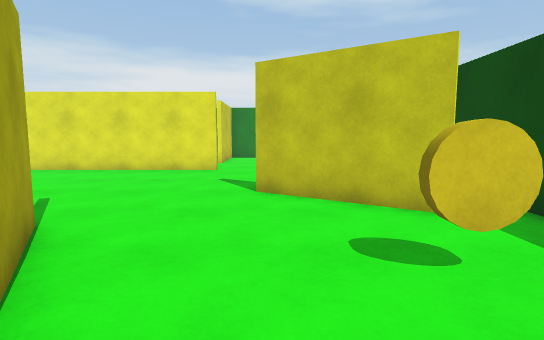
[1] (above)

16 first-person views from a walk through a 3-D level made in the Unity game engine. The camera is 1.3 m above the floor, tilts 6° down and sees 80° across. The floor is counted in squares, 1 m on a side. Each view is taken from the middle of a square. On the plan, view 1 faces up. The plan holds only what a view shows up to about 14 squares ahead; the rest is blank. The player is left out.

[2]
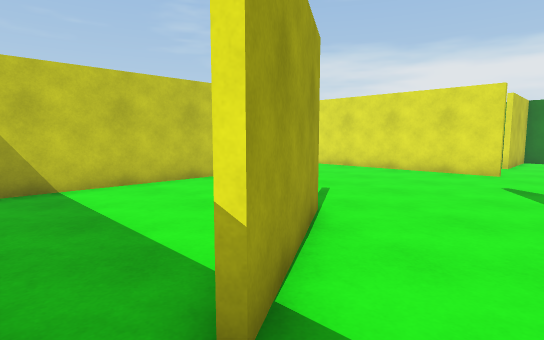

[3]
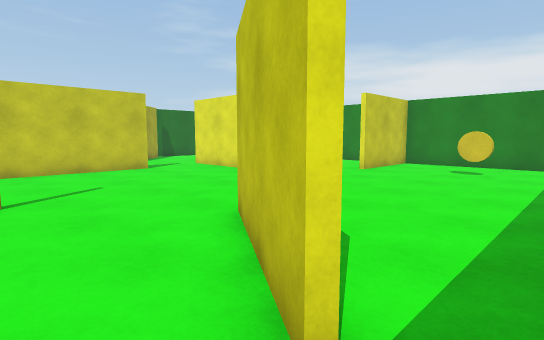

[4]
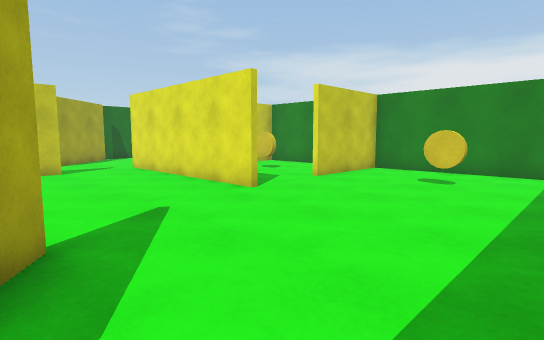

[5]
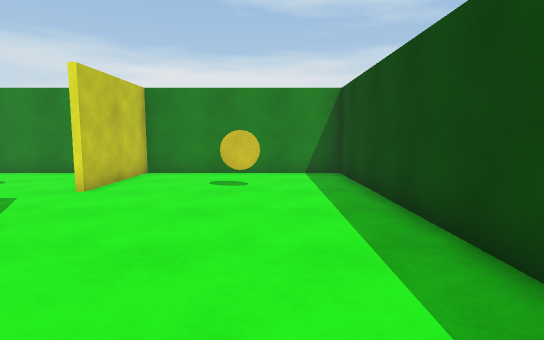

[6]
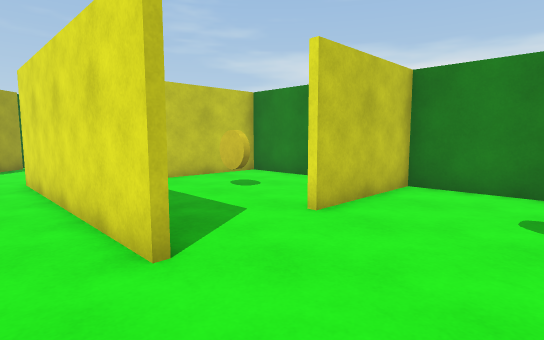

[7]
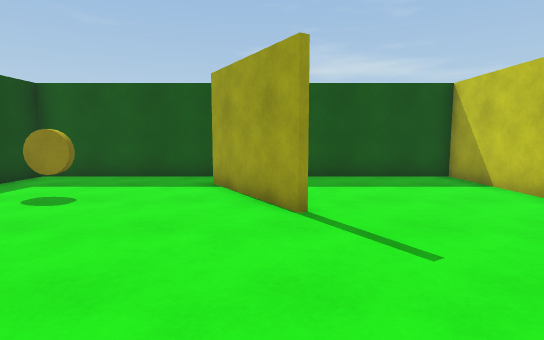

[8]
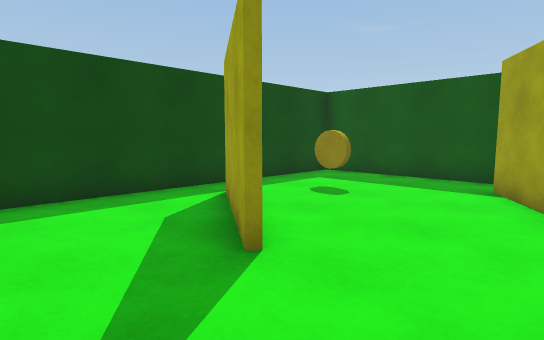

[9]
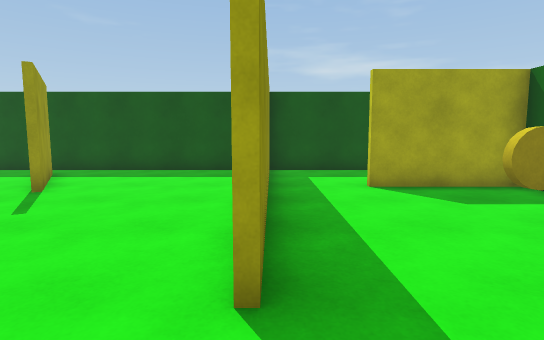

[10]
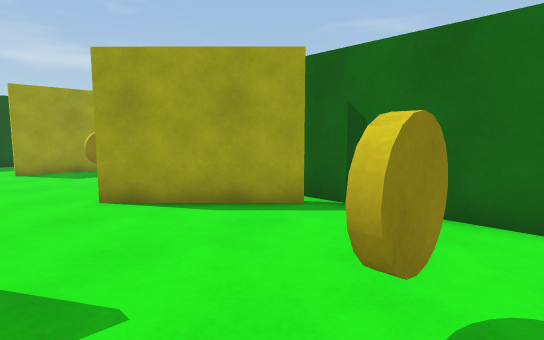

[11]
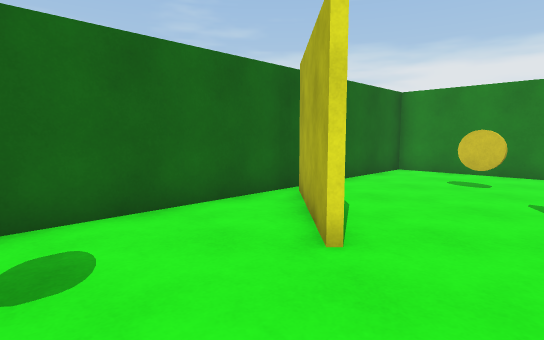

[12]
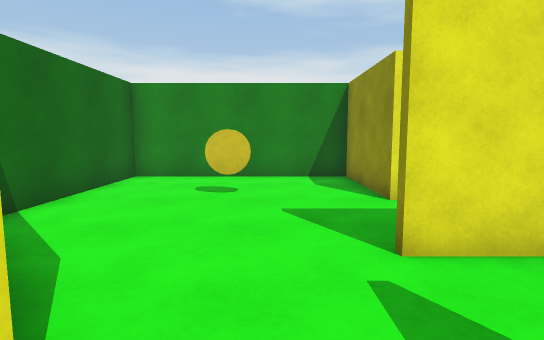

[13]
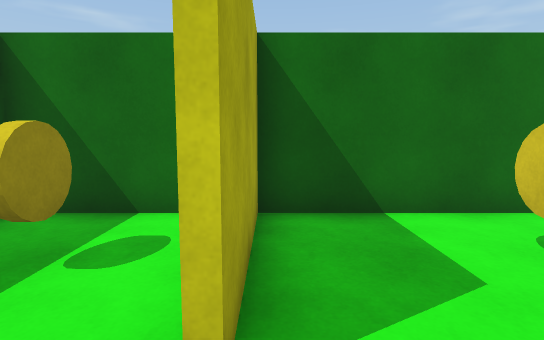

[14]
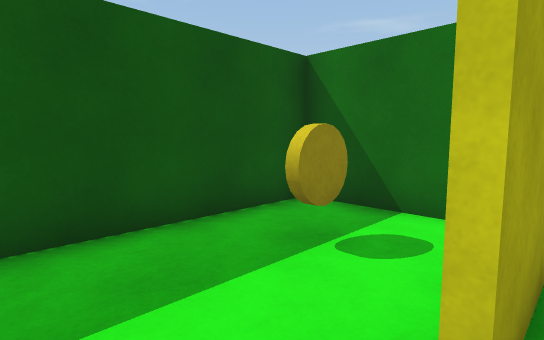

[15]
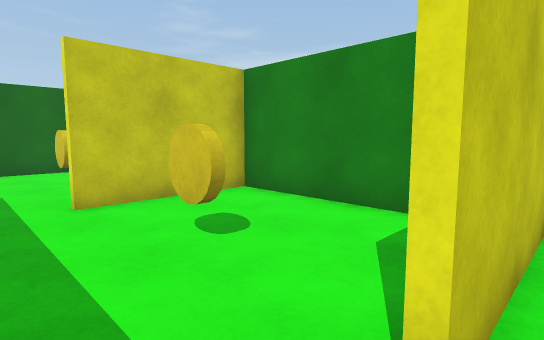

[16]
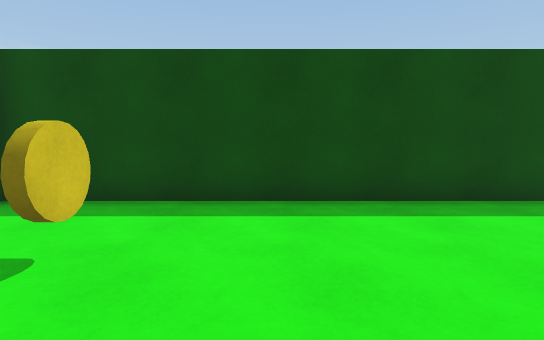

### Floor plan
Points are (right, up) in squares from view 1. A wall is a line through its corners. A room is listed if a view was taken in it or the views show most of it. See-through windows are left out.
Room 1 (views 1, 2, 3, 4, 5, 6, 7, 8, 9, 15, 16)
walls: (-0.4, 7.8) (3.1, 5.5); (-3.5, 4.7) (-1.4, 1.2); (-2, 12.4) (-9.6, 12.4); (3, 5.3) (-0.5, 7.6); (-8.7, 9.8) (-8.7, -0.4) (4.4, -0.4) (4.4, 19.4) (-2.4, 19.4) (-2.4, 15.5); (-1.5, 1) (-3.7, 4.6)
ways out: opening at (-10.7, 12) to room 2; opening at (-10.5, 10) to room 3; opening at (-3, 14.5) to room 4
objects: yellow coin (1, 16); yellow coin (2, 3)
Room 2 (view 10)
walls: (-8.6, 15.5) (-8.6, 19.4) (-15.4, 19.4) (-15.4, 13); (-14.9, 13.1) (-12, 10.2)
ways out: opening at (-10.7, 12) to room 1; gap at (-15, 13) to room 3; opening at (-9, 14.5) to room 4
objects: yellow coin (-12, 16)
Room 3 (views 11, 12, 13, 14)
walls: (-12.1, 10) (-15, 13); (-8.9, 4.2) (-8.9, 9.6); (-15.4, 13) (-15.4, 3.8) (-11.5, 3.8)
ways out: opening at (-10.5, 10) to room 1; gap at (-15, 13) to room 2; opening at (-10.5, 4) to room 5
objects: yellow coin (-13, 7)
Room 4 (no view inside)
walls: (-4.1, 19.4) (-8.4, 19.4) (-8.4, 15.5)
ways out: opening at (-3, 14.5) to room 1; opening at (-9, 14.5) to room 2
objects: yellow coin (-6, 16)
Room 5 (no view inside)
walls: (-15.4, 2.5) (-15.4, -0.4) (-8.9, -0.4)
ways out: opening at (-10.5, 4) to room 3
objects: yellow coin (-13, 2)

Where each view was taken, in squares from view 1:
view 1: 0 up, 0 right, facing up
view 2: 0 up, 0 right, facing up-left
view 3: 4 up, 4 right, facing up-left
view 4: 7 up, 4 right, facing up-left
view 5: 8 up, 2 right, facing up
view 6: 11 up, 1 right, facing up-left
view 7: 10 up, 3 left, facing down
view 8: 10 up, 3 left, facing down-right
view 9: 12 up, 9 left, facing down
view 10: 17 up, 10 left, facing down-left
view 11: 7 up, 10 left, facing up-left
view 12: 9 up, 11 left, facing up
view 13: 4 up, 10 left, facing left
view 14: 4 up, 10 left, facing down-left
view 15: 14 up, 2 left, facing up-left
view 16: 14 up, 2 left, facing right
